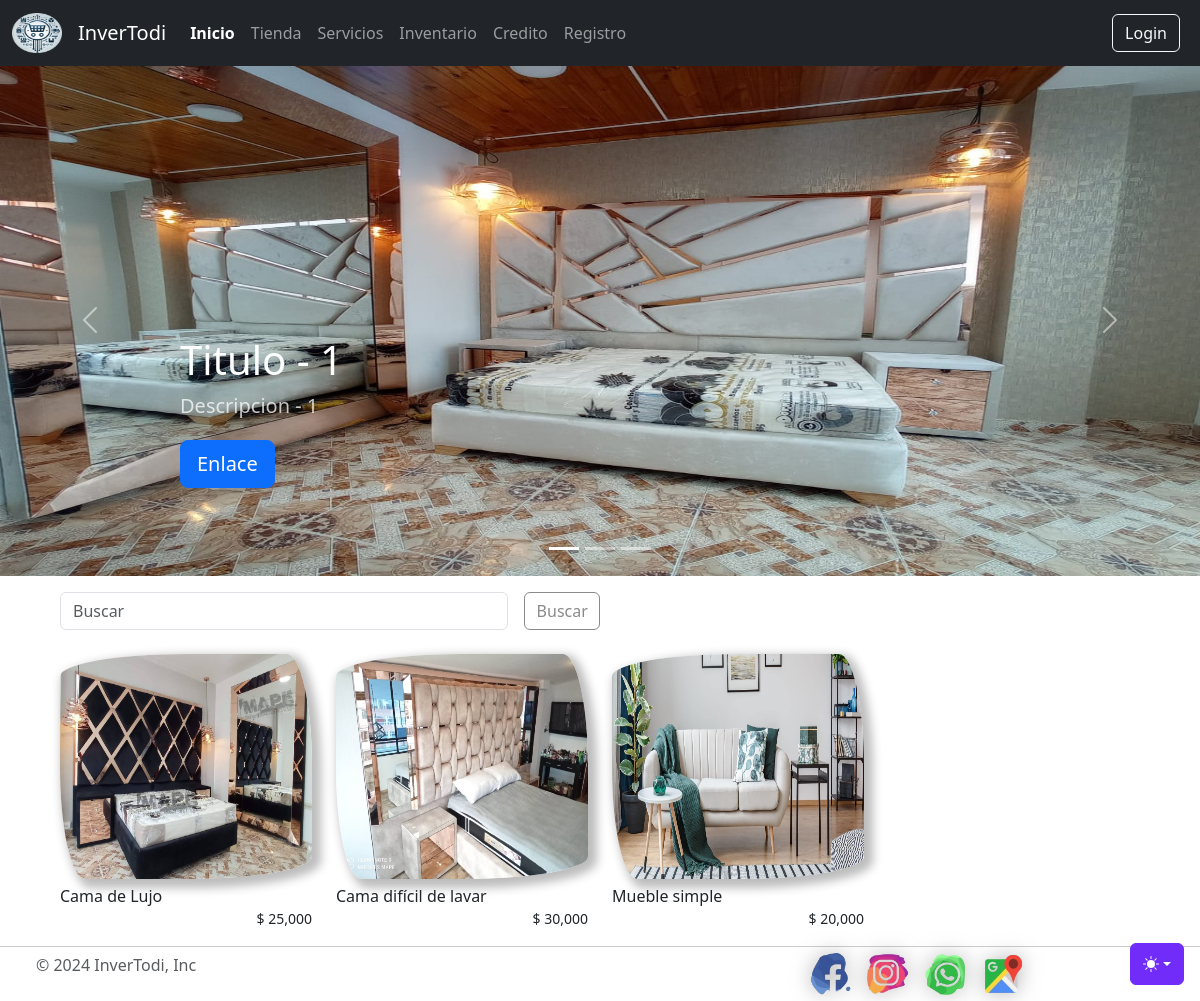
The page / on the database its author committed.
### tienda/models.py (models this page shows, shortened)
class productos(models.Model):
    nombre          = models.CharField(max_length=50)
    imagen          = models.ImageField(upload_to='tienda', null=True, blank=True)
    categoria       = models.ManyToManyField(categoria, null=True, blank=True)
    contenido       = models.CharField(max_length=1000)
    precio          = models.PositiveIntegerField()
    cantidad        = models.PositiveSmallIntegerField()
    disponibilidad  = models.BooleanField(default=True)
    created         = models.DateTimeField(auto_now_add=True)
    updated         = models.DateTimeField(auto_now_add=True)
    created         = models.DateTimeField(auto_now_add=True)
    updated         = models.DateTimeField(auto_now=True)
    class Meta:
        verbose_name='producto'
        verbose_name_plural='productos'

### appInventodi/views.py (the view)
# urls.py: path('', views.home, name="Home"),
def home(request):
    products=productos.objects.all()
    categorias= categoria.objects.all()
    grupos = Group.objects.all()  # Obtener todos los grupos
    return render(request,"home.html", {'grupos': grupos, 'products':products, 'categorias':categorias})

### appInventodi/templates/home.html (shortened to what this page needs)
{% extends "base.html" %}
{% load static %}
{% load humanize %}
{% block content %}
    <div id="myCarousel" class="carousel slide mb-6" data-bs-ride="carousel">
        <div class="carousel-indicators">
        <button type="button" data-bs-target="#myCarousel" data-bs-slide-to="0" class="active" aria-current="true" aria-label="Slide 1"></button>
        <button type="button" data-bs-target="#myCarousel" data-bs-slide-to="1" aria-label="Slide 2"></button>
        <button type="button" data-bs-target="#myCarousel" data-bs-slide-to="2" aria-label="Slide 3"></button>
        </div>
        <div class="carousel-inner">
        <div class="carousel-item active">
            <img src="{% static 'img/cama3.jpg' %}" class="d-block w-100" alt="Slider_2" style="height: 100%;">
            <div class="container">
                <div class="carousel-caption text-start">
                    <h1>Titulo - 1</h1>
                    <p class="opacity-75">Descripcion - 1</p>
                    <p><a class="btn btn-lg btn-primary" href="#">Enlace</a></p>
                </div>
            </div>
        </div>
        </div>
        <button class="carousel-control-prev" type="button" data-bs-target="#myCarousel" data-bs-slide="prev">
            <span class="carousel-control-prev-icon" aria-hidden="true"></span>
        </button>
        <button class="carousel-control-next" type="button" data-bs-target="#myCarousel" data-bs-slide="next">
            <span class="carousel-control-next-icon" aria-hidden="true"></span>
        </button>
    </div>
    <div class="" style="width: 90% !important; margin: 0% 5% 0% 5%">
        <div class="row row-cols-2 row-cols-md-4 gx-4 gy-4 text-center">
            <div style="width: 100%;">
                <div style="width: 50%;">
                    <form method="get" action="{% url 'filtrar' %}" role="search" style="    display: flex;">
                        <input class="form-control" type="search" name="buscar" placeholder="Buscar" aria-label="Buscar" value="{{ request.GET.buscar }}">
                        <div class="content-btn-buscar">
                            <button class="btn button-round" type="submit">Buscar</button>
                        </div>
                    </form>
                </div>
            </div>
            {% for producto in products %}
                <div class="col-6 col-sm-4 ">
                    <div class="col">
                        <div class="">
                            <img class="image-one" title="{{producto.nombre}}" src="{{producto.imagen.url}}" width="100%" height="225">
                            <div class="card-body" style="text-align: start; margin: 0 !important;">
                                <h6 style="margin:0.5rem 0 0 0">{{producto.nombre}}</h6>
                                {% if producto.cantidad > 0 %}
                                    <div class="" style="text-align: end;">
                                        <small style="font-weight: 500;">$ {{producto.precio|intcomma}}</small>
                                    </div>
                                {% else %}
                                    <div class="" style="text-align: end;">
                                        <small>No disponible</small>
                                    </div>
                                {% endif %}
                            </div>
                        </div>
                    </div>
                </div>
            {% endfor %}
        </div>
    </div>
{% endblock %}

### appInventodi/static/css/style.css (style rules this page uses)
.button-round { background-color: #ffffff00; border: 1px solid rgb(138, 138, 138); color: rgb(138, 138, 138); padding: 0.375rem 0.7rem; text-align: center; text-decoration: none; display: inline-block; font-size: 16px; margin: 0; cursor: pointer; border-radius: 0.375rem; }
.image-one { border-radius: 50% 10% 50% 10% / 10% 50% 10% 50%; box-shadow: 5px 5px 10px 4px rgba(32, 32, 32, 0.3); }
.content-btn-buscar { margin: 0px 0 0 1rem; }
html, body { height: 100%; margin: 0; display: flex; flex-direction: column; }
body { display: flex; flex-direction: column; min-height: 100vh; }

### appInventodi/static/css/carousel.css (style rules this page uses)
body { padding-top: 3rem; color: rgb(var(--bs-tertiary-color-rgb)); }
.carousel { margin-bottom: 1rem; }
.carousel-caption { bottom: 3rem; z-index: 10; }
.carousel-item { height: 32rem; }
@media (min-width: 40em) { .carousel-caption p { margin-bottom: 1.25rem; font-size: 1.25rem; line-height: 1.4; } }

### rows shown on the page
productos: imagen (picture), nombre "Cama de Lujo", precio "25,000"
productos: imagen (picture), nombre "Cama difícil de lavar", precio "30,000"
productos: imagen (picture), nombre "Mueble simple", precio "20,000"
